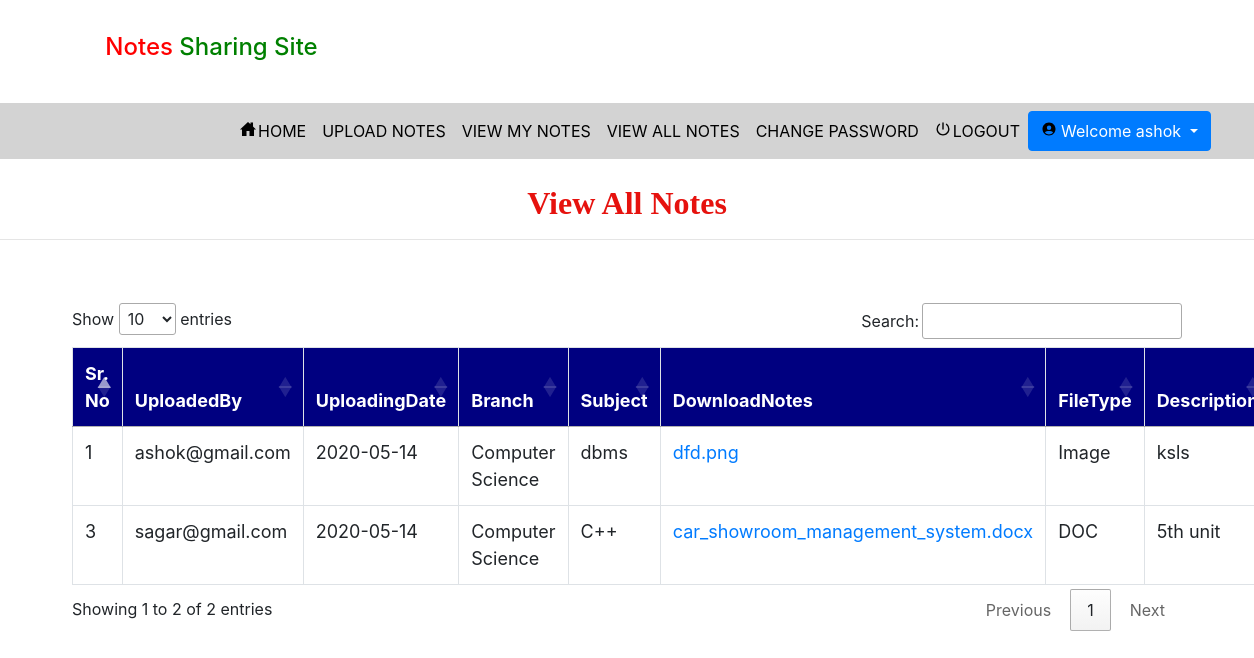
The page /viewallnotesuser (signed in) on the database its author committed.
### notes/models.py (models this page shows, shortened)
class Notes(models.Model):
    user = models.ForeignKey(User, on_delete=models.CASCADE, null=True)
    uploadingdate = models.CharField(max_length=30, null=True)
    branch = models.CharField(max_length=30, null=True)
    subject = models.CharField(max_length=30, null=True)
    notesfile = models.FileField(null=True)
    filetype = models.CharField(max_length=30, null=True)
    description = models.CharField(max_length=200, null=True)
    status = models.CharField(max_length=15, null=True)

### notes/views.py (the view)
# urls.py: path('viewallnotesuser', ViewAllnotesuser, name="viewallnotesuser"),
def ViewAllnotesuser(request):
    if not request.user.is_authenticated:
        return redirect('login')
    notes = Notes.objects.all()
    d = {'notes': notes}
    return render(request, 'viewallnotesuser.html', d)

### notes/templates/viewallnotesuser.html (shortened to what this page needs)
{% extends 'usernavigation.html' %}
{% block body %}
<center><h2 style = "font-family : 'Monotype Corsiva' ; color : #E6120E ; font-weight : bold;margin-top:2%">View All Notes</h2></center><hr>
 <div class="container">
<table class="table table-bordered" id="myTable">
  <thead>
  <tr>
    <th>Sr. No</th>
       <th>UploadedBy</th>
    <th>UploadingDate</th>
    <th>Branch</th>
    <th>Subject</th>
    <th>DownloadNotes</th>
    <th>FileType</th>
    <th>Description</th>
  </tr>
  </thead>
   <tbody>
{% for i in notes %}
 {% if i.status == "Accept" %}
  <tr>
      <td>{{forloop.counter}}</td>
       <td>{{i.user.username}}</td>
       <td>{{i.uploadingdate}} </td>
    <td>{{i.branch}}</td>
    <td>{{i.subject}}</td>
      <td><a href="{{i.notesfile.url}}" download>{{i.notesfile}}</a> </td>
    <td>{{i.filetype}}</td>
    <td>{{i.description}}</td>
  </tr>
    {% endif %}
   {% endfor %}
    </tbody>
</table>
 </div>
{% endblock %}

### notes/templates/usernavigation.html (shortened to what this page needs)
<!DOCTYPE html>
<html lang="en">
<head>
    {% load static %}
     <link rel="stylesheet" href="https://maxcdn.bootstrapcdn.com/bootstrap/4.0.0/css/bootstrap.min.css">
  <link rel = stylesheet href = "//cdn.datatables.net/1.10.19/css/jquery.dataTables.min.css">
<link rel="stylesheet" href="https://cdnjs.cloudflare.com/ajax/libs/font-awesome/4.7.0/css/font-awesome.min.css">
</head>
<body>
<div class="container">
    <h4 style="padding:3%"><span style="color:red">Notes</span> <span style="color:green"> Sharing Site</span></h4>
</div>
<nav class="navbar navbar-expand-sm" style="background-color:lightgrey">
  <ul class="navbar-nav">
   <li class="nav-item">
      <a class="nav-link" href="{% url 'home' %}" style="color:black;margin-left:200px"><ion-icon style="margin-right:2px" name="home-sharp"></ion-icon>HOME</a>
    </li>
    <li class="nav-item">
      <a class="nav-link" href="{% url 'upload_notes' %}" style="color:black">UPLOAD NOTES</a>
    </li>
    <li class="nav-item">
      <a class="nav-link" href="{% url 'view_mynotes' %}" style="color:black">VIEW MY NOTES</a>
    </li>
    <li class="nav-item">
      <a class="nav-link" href="{% url 'viewallnotesuser' %}" style="color:black">VIEW ALL NOTES</a>
    </li>
    <li class="nav-item">
      <a class="nav-link" href="{% url 'change_password' %}" style="color:black">CHANGE PASSWORD</a>
    </li>
   <li> <a class="nav-link" href="{% url 'logout' %}" style="color:black"><ion-icon style="margin-right:2px" name="power-sharp"></ion-icon>LOGOUT</a>
    </li>
      <div class="btn-group">
  <button type="button" class="btn btn-primary dropdown-toggle" data-toggle="dropdown" aria-haspopup="true" aria-expanded="false">
    <ion-icon style="margin-right:4px;color:black" name="person-circle-sharp"></ion-icon>Welcome {{request.user.first_name}}
  </button>
</div>
    </ul>
</nav>
{% block body %}
{% endblock %}
</body></html>

### notes/templates/usernavigation.html (style rules this page uses)
* { box-sizing: border-box; }
#myTable { border-collapse: collapse; width: 100%; border: 1px solid #ddd; font-size: 18px; }
#myTable th { text-align: left; padding: 12px; background-color: Navy; color: white; }
#myTable td { text-align: left; padding: 12px; background-color: white; }
#myTable tr { border-bottom: 1px solid #ddd; }

### rows shown on the page
Notes: user.username "ashok@gmail.com", uploadingdate "2020-05-14", branch "Computer Science", subject "dbms", notesfile "dfd.png", filetype "Image", description "ksls"
Notes: user.username "sagar@gmail.com", uploadingdate "2020-05-14", branch "Computer Science", subject "C++", notesfile "car_showroom_management_system.docx", filetype "DOC", description "5th unit"

### other values the page prints
{{ request.user.first_name }} "ashok"
